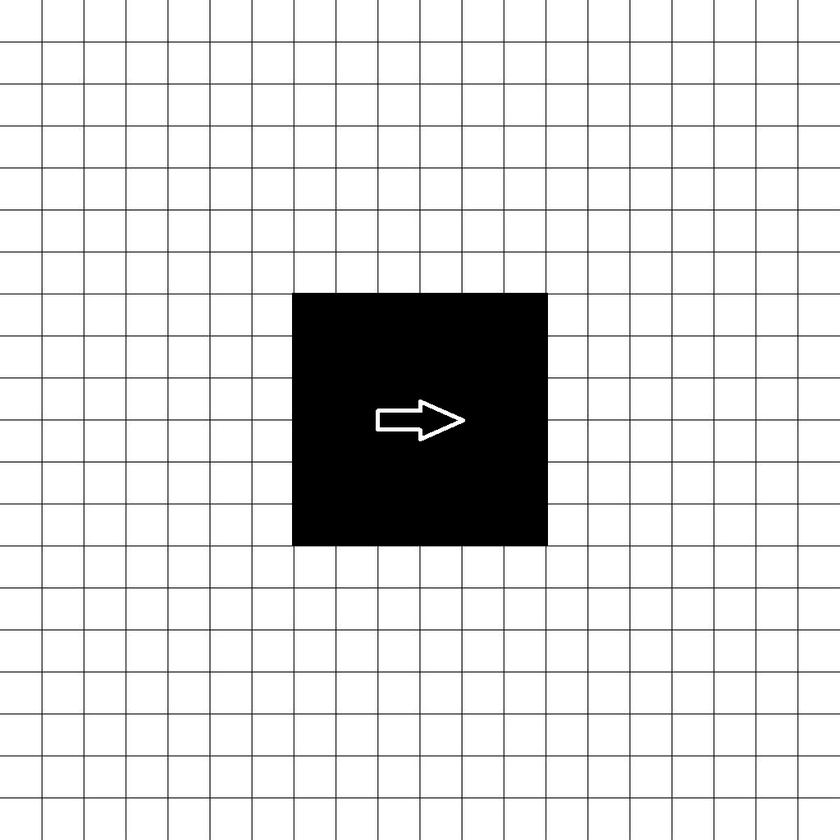
#> input picture 图像处理与可视化/Homework/数字图像处理 07/local_affine/grid.png, 840 x 840 px, shrunk from 1024 x 1024 before the run
$ python local_affine_backward.py
#> lines starting #> are read from the running program, lines starting #| are printed output that depends on the picture; after the words box and inside, x2 and y2 are one past the last pixel; in counts of white or black regions, pixels touching at a corner belong together
import numpy as np
from PIL import Image
import matplotlib.pyplot as plt

def apply_affine_transformation(transformation_types, params=None):
    """
    Apply a series of affine transformations (scaling, rotation, translation, shear_vertical, shear_horizontal)
    by multiplying their corresponding transformation matrices together.

    Parameters:
    - transformation_types: A list of transformation types (e.g., ['scaling', 'rotation', 'translation']).
    - params: A list of parameter dictionaries, each corresponding to a transformation in `transformation_types`.
        Example:
        [
            {'cx': 2, 'cy': 2},       # for scaling
            {'theta': 45},            # for rotation
            {'tx': 10, 'ty': 20},     # for translation
            {'sv': 0.5},              # for shear_vertical
            {'sh': 0.5}               # for shear_horizontal
        ]

    Returns:
    - A: The combined affine transformation matrix as a result of all the transformations.
    """

    # Initialize the result matrix as the identity matrix
    A_total = np.eye(3)

    # Process each transformation type and apply the corresponding transformation matrix
    for transformation_type, param in zip(transformation_types, params):
        if transformation_type == 'scaling':
            cx = param.get('cx', 1)
            cy = param.get('cy', 1)
            A = np.array([
                [cx, 0, 0],
                [0, cy, 0],
                [0, 0, 1]
            ])
        elif transformation_type == 'rotation':
            theta = np.radians(param.get('theta', 0))  # Convert to radians
            A = np.array([
                [np.cos(theta), -np.sin(theta), 0],
                [np.sin(theta), np.cos(theta), 0],
                [0, 0, 1]
            ])
        elif transformation_type == 'translation':
            tx = param.get('tx', 0)
            ty = param.get('ty', 0)
            A = np.array([
                [1, 0, tx],
                [0, 1, ty],
                [0, 0, 1]
            ])
        elif transformation_type == 'shear_vertical':
            sv = param.get('sv', 0)
            A = np.array([
                [1, sv, 0],
                [0, 1, 0],
                [0, 0, 1]
            ])
        elif transformation_type == 'shear_horizontal':
            sh = param.get('sh', 0)
            A = np.array([
                [1, 0, 0],
                [sh, 1, 0],
                [0, 0, 1]
            ])
        else:
            raise ValueError(f"Unknown transformation type: {transformation_type}")

        # Apply the transformation matrix by multiplying with the cumulative result matrix
        A_total = np.dot(A_total, A)

    return A_total

def interpolate(image, indices, method="bilinear"):
    """
    Interpolation function to calculate grayscale values at given indices in the image.

    Parameters:
        image (np.ndarray): Input image as a 2D array.
        indices (np.ndarray): Image-like 3D array where each element is the original (x, y) index.
        method (str): Interpolation method ("nearest", "bilinear", or "bicubic").

    Returns:
        np.ndarray: Interpolated grayscale values in the shape of the input indices array.
    """
    original_height, original_width = image.shape

    # Extract x and y coordinates from the indices array
    x, y = indices[..., 0].ravel(), indices[..., 1].ravel()

    if method == "nearest":
        x_nearest = np.clip(np.round(x).astype(int), 0, original_height - 1)
        y_nearest = np.clip(np.round(y).astype(int), 0, original_width - 1)
        result = image[x_nearest, y_nearest]

    elif method == "bilinear":
        x0 = np.clip(np.floor(x).astype(int), 0, original_height - 1)
        y0 = np.clip(np.floor(y).astype(int), 0, original_width - 1)
        x1 = np.clip(x0 + 1, 0, original_height - 1)
        y1 = np.clip(y0 + 1, 0, original_width - 1)

        dx = x - x0
        dy = y - y0

        I11 = image[x0, y0]
        I12 = image[x0, y1]
        I21 = image[x1, y0]
        I22 = image[x1, y1]

        result = (
            I11 * (1 - dx) * (1 - dy) +
            I12 * (1 - dx) * dy +
            I21 * dx * (1 - dy) +
            I22 * dx * dy
        )

    elif method == "bicubic":
        def cubic_weight(t):
            abs_t = np.abs(t)
            return np.where(
                abs_t <= 1,
                1.5 * abs_t**3 - 2.5 * abs_t**2 + 1,
                np.where(
                    (1 < abs_t) & (abs_t < 2),
                    -0.5 * abs_t**3 + 2.5 * abs_t**2 - 4 * abs_t + 2,
                    0
                )
            )

        x0 = np.floor(x).astype(int)
        y0 = np.floor(y).astype(int)

        result = np.zeros(len(x))
        for m in range(-1, 3):
            for n in range(-1, 3):
                x_idx = np.clip(x0 + m, 0, original_height - 1)
                y_idx = np.clip(y0 + n, 0, original_width - 1)
                weights = cubic_weight(x - (x0 + m)) * cubic_weight(y - (y0 + n))
                result += image[x_idx, y_idx] * weights

        result = np.clip(result, 0, 255)

    else:
        raise ValueError("Invalid interpolation method. Choose 'nearest', 'bilinear', or 'bicubic'.")

    # Reshape the result to match the shape of indices array
    return result.reshape(indices.shape[:2])

def inversely_transform_image_local(image, region, transformation, output_shape=None, p=1.5, interpolation_method="bilinear"):

    if output_shape is None:
        output_shape = image.shape

    height, width = output_shape
    # the boundary of image
    source_coords = np.zeros((height, width, 2))
    for y in range(height):
        source_coords[y, 0, :] = [y, 0]
        source_coords[y, width-1, :] = [y, width-1]
    for x in range(width):
        source_coords[0, x, :] = [0, x]
        source_coords[height-1, x, :] = [height-1, x]

    A_inv = np.linalg.inv(transformation)
    y, x = np.meshgrid(np.arange(1, height-1), np.arange(1, width-1), indexing="ij")
    region_coords = np.stack((y.ravel(), x.ravel(), np.ones_like(x.ravel())), axis=-1)
    region_coords = region_coords @ A_inv.T
    region_coords = region_coords[..., :2]
    region_coords = region_coords.reshape((height-2, width-2, 2))

    y_min, y_max = region[0]
    x_min, x_max = region[1]
    mask = (
        (region_coords[..., 0] >= x_min) & (region_coords[..., 0] <= x_max) &
        (region_coords[..., 1] >= y_min) & (region_coords[..., 1] <= y_max)
    )
    valid_indices = np.argwhere(mask)
    for idx in valid_indices:
        i, j = idx
        source_coords[i+1, j+1, :] = region_coords[i, j, :]

    invalid_indices = np.argwhere(~mask)
    for idx in invalid_indices:
        i, j = idx
        i = i + 1
        j = j + 1
        top_distance = i
        bottom_distance = height - 1 - i
        left_distance = j
        right_distance = width - 1 - j
        x_project = np.clip(j, x_min + 1, x_max + 1)
        y_project = np.clip(i, y_min + 1, y_max + 1)
        region_distance = np.linalg.norm(np.array([
            np.maximum(1, abs(y_project - i)),
            np.maximum(1, abs(x_project - j))
        ]))
        distance = np.array([top_distance, bottom_distance, left_distance, right_distance, region_distance])
        weight = 1 / (distance ** p)
        weight = weight / np.sum(weight)
        source_coords[i, j] = (weight[0] + weight[1] + weight[2] + weight[3]) * np.array([i, j]
                              ) + weight[4] * region_coords[i-1, j-1]

    # Interpolate pixel values from the source image
    transformed_image = interpolate(image, source_coords, method=interpolation_method)

    return transformed_image

if __name__ == "__main__":
    image_path = 'grid.png'
    image_name = 'grid'
    image = Image.open(image_path).convert('L')  # Convert the image to grayscale ('L' mode)
    image = np.array(image)  # Convert the grayscale image to a numpy array

    # Affine transformation type ('scaling', 'rotation', 'translation', 'shear_vertical', 'shear_horizontal')
    # Example:
        # [
        #     {'cx': 2, 'cy': 2},       # for scaling
        #     {'theta': 45},            # for rotation
        #     {'tx': 10, 'ty': 20},     # for translation
        #     {'sv': 0.5},              # for shear_vertical
        #     {'sh': 0.5}               # for shear_horizontal
        # ]
    height, width = image.shape
#> height = 840; width = 840
    transformation_types = ['translation', 'rotation', 'translation']
    params = [{'tx': 0.5 * height, 'ty': 0.5 * width},
              {'theta': 30},
              {'tx': -0.5 * height, 'ty': -0.5 * width}]
    # Get the combined affine transformation matrix
    A = apply_affine_transformation(transformation_types, params)
    region = [[358, 665], [358, 665]]
    interpolation_method = "bicubic"

    # Output shape is the same as the input image
    output_shape = np.array(image.shape)
#> output_shape = [840, 840]

    # Apply the inverse transformation to the image
    transformed_image = inversely_transform_image_local(image, region=region,
                                                        transformation=A, output_shape=output_shape,
                                                        p=1.5, interpolation_method=interpolation_method)
#> in inversely_transform_image_local, `valid_indices = np.argwhere(mask)`:
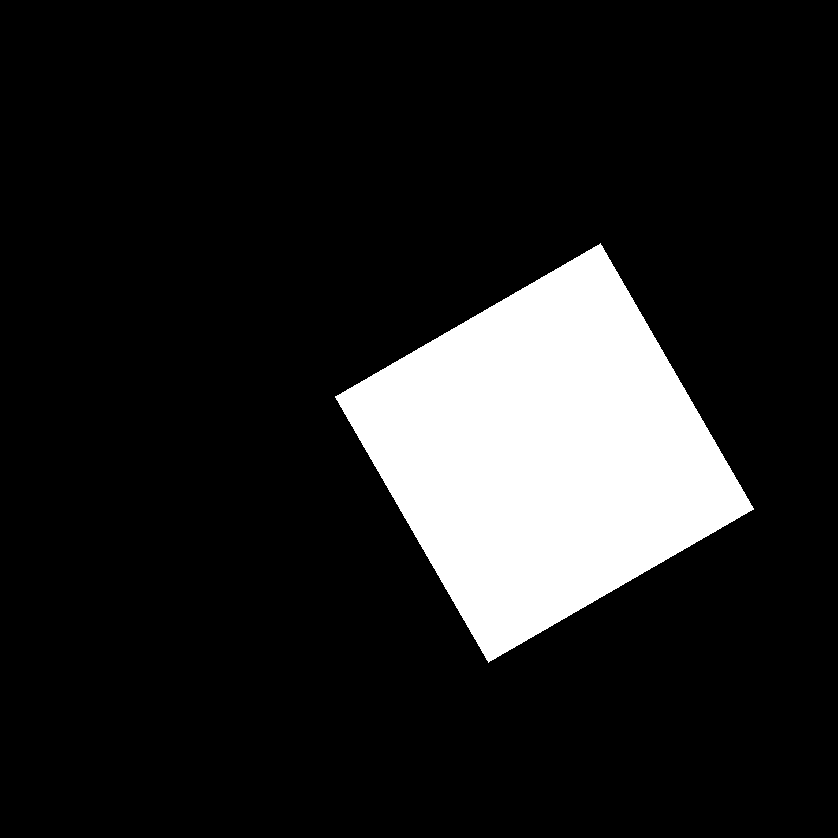
#> mask: shape (838, 838) bool; 13.4% white; 1 white region, box (x1, y1, x2, y2) and area: (335, 243, 754, 663) 94251
#> in interpolate, `return result.reshape(indices.shape[:2])`:
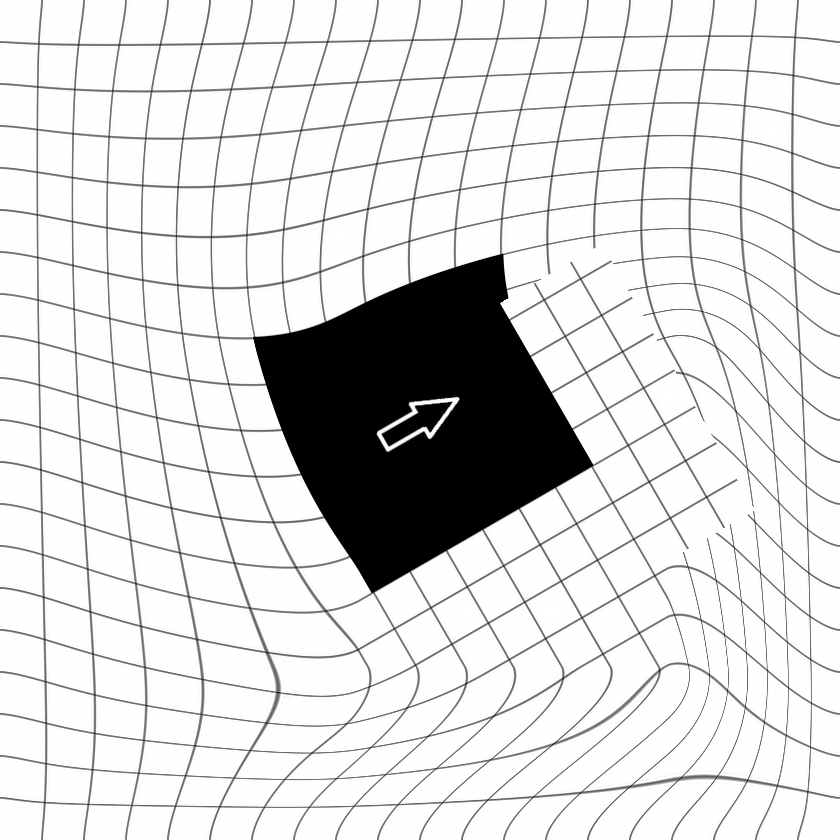
#> returned value: shape (840, 840) float64; min 0, max 255, mean 220.5

    # Plot the original and processed images side by side for comparison
    plt.figure(figsize=(12, 6))

    # Plot the original image
    plt.subplot(1, 2, 1)
    plt.imshow(image, cmap='gray')
    plt.title("Original Image")
    plt.axis('off')  # Hide axis ticks

    # Plot the transformed image
    plt.subplot(1, 2, 2)
    plt.imshow(transformed_image, cmap='gray')
    plt.title("Transformed Image")
    plt.axis('off')  # Hide axis ticks

    # Display the comparison
    plt.tight_layout()
    save_path = f"Comparision-{image_name}.png"
    plt.savefig(save_path)
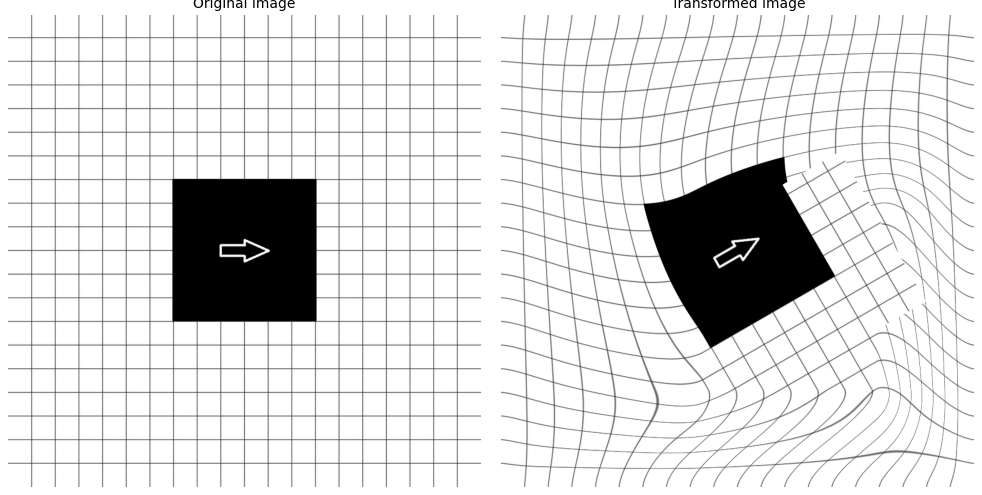
#> figure drawn by matplotlib, 2 panels
    plt.show()
